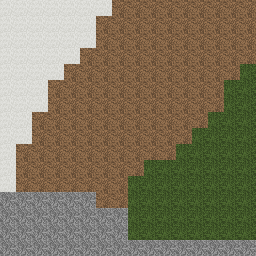

Tiled map render using the project's own tile images. Description and the whole map definition, tile-layer contents included, below:
An orthogonal 16x16 tile map with 16x16 px tiles, 1 tile layer (Tile Layer 1).

<map version="1.2" tiledversion="1.2.5" orientation="orthogonal" renderorder="right-down" width="16" height="16" tilewidth="16" tileheight="16" infinite="0" nextlayerid="2" nextobjectid="1">
 <tileset firstgid="1" source="../Test Tile Set/Test Tile Set 1/test_tile_set.tsx" />
 <layer id="1" name="Tile Layer 1" width="16" height="16">
  <data encoding="csv">
8,8,8,8,8,8,8,6,6,6,6,6,6,6,6,6,
8,8,8,8,8,8,6,6,6,6,6,6,6,6,6,6,
8,8,8,8,8,8,6,6,6,6,6,6,6,6,6,6,
8,8,8,8,8,6,6,6,6,6,6,6,6,6,6,6,
8,8,8,8,6,6,6,6,6,6,6,6,6,6,6,7,
8,8,8,6,6,6,6,6,6,6,6,6,6,6,7,7,
8,8,8,6,6,6,6,6,6,6,6,6,6,6,7,7,
8,8,6,6,6,6,6,6,6,6,6,6,6,7,7,7,
8,8,6,6,6,6,6,6,6,6,6,6,7,7,7,7,
8,6,6,6,6,6,6,6,6,6,6,7,7,7,7,7,
8,6,6,6,6,6,6,6,6,7,7,7,7,7,7,7,
8,6,6,6,6,6,6,6,7,7,7,7,7,7,7,7,
9,9,9,9,9,9,6,6,7,7,7,7,7,7,7,7,
9,9,9,9,9,9,9,9,7,7,7,7,7,7,7,7,
9,9,9,9,9,9,9,9,7,7,7,7,7,7,7,7,
9,9,9,9,9,9,9,9,9,9,9,9,9,9,9,9
</data>
 </layer>
</map>
